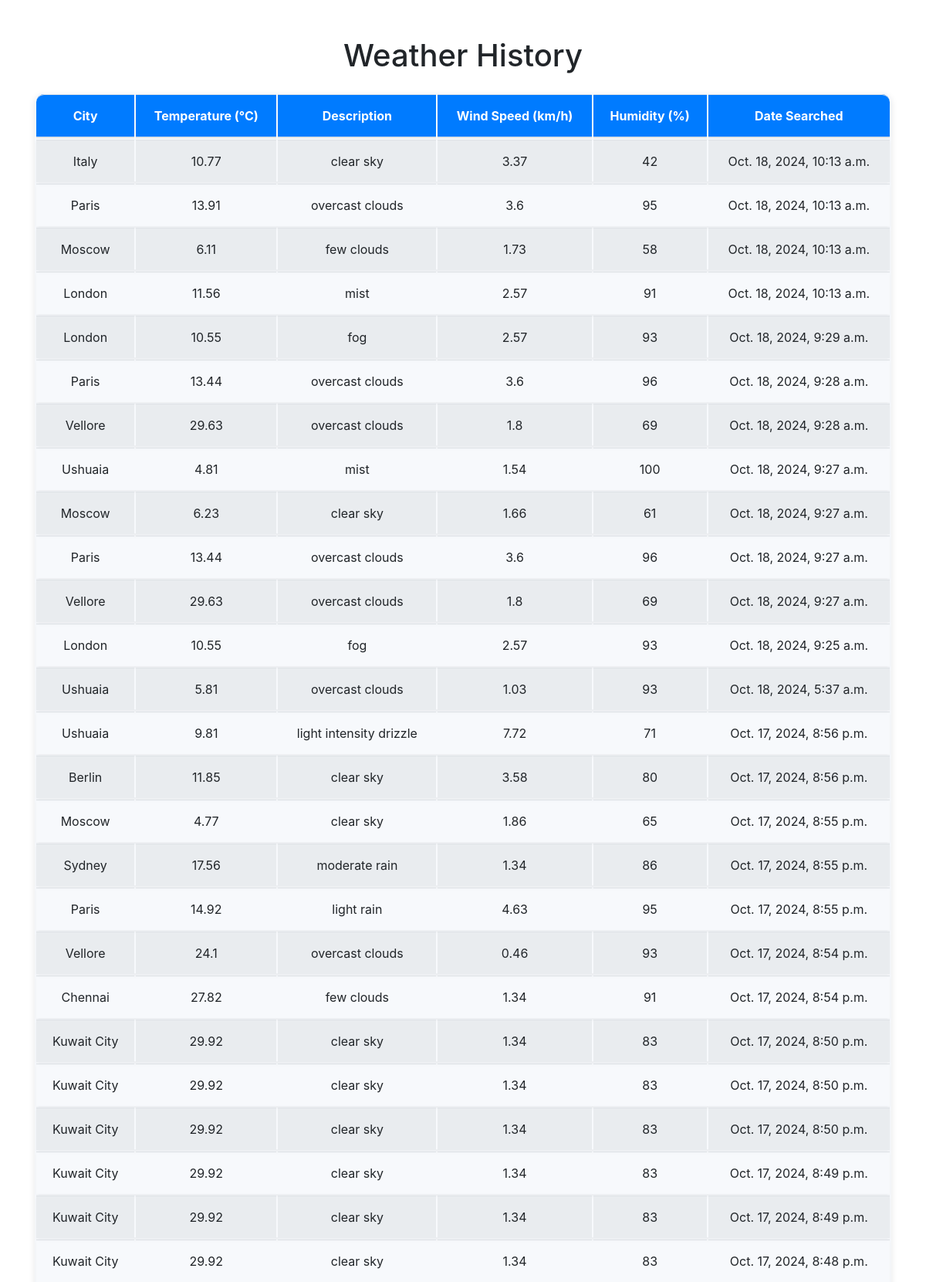
/skywatcher/history/ (upper part), run on the app's committed database.
### skywatcher/models.py (models this page shows, shortened)
class Weather(models.Model):
    city = models.CharField(max_length=100)
    temperature = models.FloatField()
    description = models.CharField(max_length=255)
    wind_speed = models.FloatField()
    humidity = models.IntegerField()
    icon = models.CharField(max_length=100)
    date_searched = models.DateTimeField(auto_now_add=True)

### skywatcher/views.py (the view)
# urls.py: path('history/', views.history, name='history'),
def history(request):
    weather_history = Weather.objects.all().order_by('-date_searched')  # Show recent first
    return render(request, 'skywatcher/history.html', {'weather_history': weather_history})

### skywatcher/templates/skywatcher/history.html (shortened to what this page needs)
<!DOCTYPE html>
<html lang="en">
<head>
    <link href="https://stackpath.bootstrapcdn.com/bootstrap/4.5.2/css/bootstrap.min.css" rel="stylesheet">
</head>
<body>
    <div class="container mt-5">
        <h1 class="mb-4 text-center">Weather History</h1>
        <table class="table custom-table">
            <thead>
                <tr>
                    <th>City</th>
                    <th>Temperature (°C)</th>
                    <th>Description</th>
                    <th>Wind Speed (km/h)</th>
                    <th>Humidity (%)</th>
                    <th>Date Searched</th>
                </tr>
            </thead>
            <tbody>
                {% for weather in weather_history %}
                <tr>
                    <td>{{ weather.city }}</td>
                    <td>{{ weather.temperature }}</td>
                    <td>{{ weather.description }}</td>
                    <td>{{ weather.wind_speed }}</td>
                    <td>{{ weather.humidity }}</td>
                    <td>{{ weather.date_searched }}</td>
                </tr>
                {% endfor %}
            </tbody>
        </table>
    </div>
</body>
</html>

### skywatcher/templates/skywatcher/history.html (style rules this page uses)
.custom-table { background-color: #f7f9fc; border-radius: 10px; box-shadow: 0 4px 8px rgba(0, 0, 0, 0.1); overflow: hidden; border-collapse: separate; }
.custom-table thead { background-color: #007bff; color: white; text-align: center; }
.custom-table th, .custom-table td { padding: 15px; text-align: center; vertical-align: middle; }
.custom-table tbody tr { transition: background-color 0.3s ease; }
.custom-table tbody tr:nth-child(odd) { background-color: #e9ecef; }
.custom-table thead th:first-child { border-top-left-radius: 10px; }
.custom-table thead th:last-child { border-top-right-radius: 10px; }
.custom-table tbody tr { box-shadow: 0 2px 5px rgba(0, 0, 0, 0.05); font-size: 1rem; }

### data on the page
Weather: city "Italy", temperature "10.77", description "clear sky", wind_speed "3.37", humidity "42", date_searched "Oct. 18, 2024, 10:13 a.m."
Weather: city "Paris", temperature "13.91", description "overcast clouds", wind_speed "3.6", humidity "95", date_searched "Oct. 18, 2024, 10:13 a.m."
Weather: city "Moscow", temperature "6.11", description "few clouds", wind_speed "1.73", humidity "58", date_searched "Oct. 18, 2024, 10:13 a.m."
Weather: city "London", temperature "11.56", description "mist", wind_speed "2.57", humidity "91", date_searched "Oct. 18, 2024, 10:13 a.m."
Weather: city "London", temperature "10.55", description "fog", wind_speed "2.57", humidity "93", date_searched "Oct. 18, 2024, 9:29 a.m."
Weather: city "Paris", temperature "13.44", description "overcast clouds", wind_speed "3.6", humidity "96", date_searched "Oct. 18, 2024, 9:28 a.m."
Weather: city "Vellore", temperature "29.63", description "overcast clouds", wind_speed "1.8", humidity "69", date_searched "Oct. 18, 2024, 9:28 a.m."
Weather: city "Ushuaia", temperature "4.81", description "mist", wind_speed "1.54", humidity "100", date_searched "Oct. 18, 2024, 9:27 a.m."
Weather: city "Moscow", temperature "6.23", description "clear sky", wind_speed "1.66", humidity "61", date_searched "Oct. 18, 2024, 9:27 a.m."
Weather: city "Paris", temperature "13.44", description "overcast clouds", wind_speed "3.6", humidity "96", date_searched "Oct. 18, 2024, 9:27 a.m."
Weather: city "Vellore", temperature "29.63", description "overcast clouds", wind_speed "1.8", humidity "69", date_searched "Oct. 18, 2024, 9:27 a.m."
Weather: city "London", temperature "10.55", description "fog", wind_speed "2.57", humidity "93", date_searched "Oct. 18, 2024, 9:25 a.m."
Weather: city "Ushuaia", temperature "5.81", description "overcast clouds", wind_speed "1.03", humidity "93", date_searched "Oct. 18, 2024, 5:37 a.m."
Weather: city "Ushuaia", temperature "9.81", description "light intensity drizzle", wind_speed "7.72", humidity "71", date_searched "Oct. 17, 2024, 8:56 p.m."
Weather: city "Berlin", temperature "11.85", description "clear sky", wind_speed "3.58", humidity "80", date_searched "Oct. 17, 2024, 8:56 p.m."
Weather: city "Moscow", temperature "4.77", description "clear sky", wind_speed "1.86", humidity "65", date_searched "Oct. 17, 2024, 8:55 p.m."
Weather: city "Sydney", temperature "17.56", description "moderate rain", wind_speed "1.34", humidity "86", date_searched "Oct. 17, 2024, 8:55 p.m."
Weather: city "Paris", temperature "14.92", description "light rain", wind_speed "4.63", humidity "95", date_searched "Oct. 17, 2024, 8:55 p.m."
Weather: city "Vellore", temperature "24.1", description "overcast clouds", wind_speed "0.46", humidity "93", date_searched "Oct. 17, 2024, 8:54 p.m."
Weather: city "Chennai", temperature "27.82", description "few clouds", wind_speed "1.34", humidity "91", date_searched "Oct. 17, 2024, 8:54 p.m."
Weather: city "Kuwait City", temperature "29.92", description "clear sky", wind_speed "1.34", humidity "83", date_searched "Oct. 17, 2024, 8:50 p.m."
Weather: city "Kuwait City", temperature "29.92", description "clear sky", wind_speed "1.34", humidity "83", date_searched "Oct. 17, 2024, 8:50 p.m."
Weather: city "Kuwait City", temperature "29.92", description "clear sky", wind_speed "1.34", humidity "83", date_searched "Oct. 17, 2024, 8:50 p.m."
Weather: city "Kuwait City", temperature "29.92", description "clear sky", wind_speed "1.34", humidity "83", date_searched "Oct. 17, 2024, 8:49 p.m."
Weather: city "Kuwait City", temperature "29.92", description "clear sky", wind_speed "1.34", humidity "83", date_searched "Oct. 17, 2024, 8:49 p.m."
Weather: city "Kuwait City", temperature "29.92", description "clear sky", wind_speed "1.34", humidity "83", date_searched "Oct. 17, 2024, 8:48 p.m."
